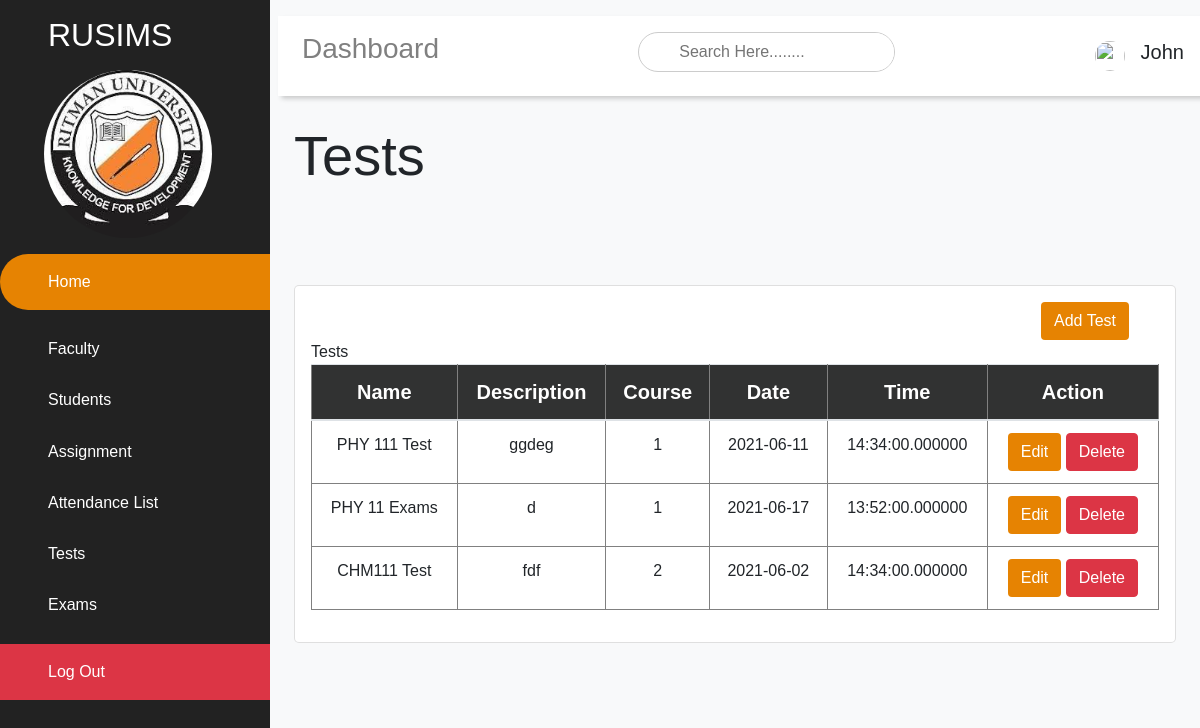
The app's page /staffs/test (signed in) with its own data.
### tables this page shows
CREATE TABLE `tests` (
  `id` int(30) NOT NULL,
  `name` varchar(30) NOT NULL,
  `description` varchar(100) NOT NULL,
  `course_id` int(30) NOT NULL,
  `department_id` varchar(30) NOT NULL,
  `date` date NOT NULL,
  `time` time(6) DEFAULT NULL,
  `created_at` timestamp NOT NULL DEFAULT CURRENT_TIMESTAMP,
  `updated_at` timestamp NOT NULL DEFAULT CURRENT_TIMESTAMP ON UPDATE CURRENT_TIMESTAMP
);

### app/libraries/Core.php (called while the page is built, shortened)
<?php
class Core
{
    protected $currentMethod = 'index';
    public function __construct()
    {
        $url = $this->geturl();
        if (file_exists('../app/controllers/' . ucwords($url[0]) . '.php')) {
            unset($url[0]);
        }
        $this->currentController = new $this->currentController;
        if (isset($url[1])) {
            if (method_exists($this->currentController, $url[1])) {
                $this->currentMethod=$url[1];
                unset($url[1]);
            }
        }
        $this->params=$url ? array_values($url):[];
         call_user_func_array([$this->currentController,
         $this->currentMethod], $this->params);
    }
    public function geturl()
    {
        if (isset($_GET['url'])) {
            $url = rtrim($_GET['url'], '/');
            $url = filter_var($url, FILTER_SANITIZE_URL);
            $url = explode('/', $url);
            return $url;
        }
    }
}

### public/index.php (called while the page is built, shortened)
<?php
$init  = new Core;
?>

### app/libraries/Database.php (called while the page is built, shortened)
<?php
class Database
{
    private $host = DB_HOST;
    private $user = DB_USER;
    private $pass = DB_PASS;
    private $dbname = DB_NAME;
    private $dbh;
    private $stmt;
    public function __construct()
    {
        $dsn = 'mysql:host=' . $this->host . ';dbname=' . $this->dbname;
        $options = array(
            PDO::ATTR_PERSISTENT => true,
            PDO::ATTR_ERRMODE => PDO::ERRMODE_EXCEPTION
        );
        try {
            $this->dbh = new PDO($dsn, $this->user, $this->pass, $options);
        } catch (PDOException $e) {
            $this->error = $e->getMessage();
            echo $this->error;
        }
    }
    public function query($sql)
    {
        $this->stmt = $this->dbh->prepare($sql);
    }
    public function execute()
    {
        return $this->stmt->execute();
    }
    public function resultSet()
    {
        $this->execute();
        return $this->stmt->fetchAll(PDO::FETCH_OBJ);
    }
}

### app/models/Test.php (called while the page is built, shortened)
<?php
class Test
{
    private $db;
    public function __construct()
    {
        $this->db = new Database;
    }
    public function getTests()
    {
        $this->db->query('SELECT * FROM tests');
        return $this->db->resultSet();
    }
}

### app/views/staffs/test.php (the view, shortened to what this page needs)
<?php require APPROOT . '/views/staffs/inc/header.php'; ?>
<div class="main-content">
    <?php require APPROOT . '/views/staffs/inc/navbar.php'; ?>
    <link rel="stylesheet" href="<?= URLROOT ?>/css/calendar.css">
    <main>
        <section>
            <div class="attendance">
                <h2 class="display-4">Tests</h2>
                <section class="attendance">
                    <div class="mt-5 pt-5">
                        <div class="card">
                            <div class="card-body">
                                <div class="col-md-12">
                                    <div class="col-md-4 ml-auto text-right">
                                        <a href="<?= URLROOT ?>/staffs/addtest" class="btn bg-other text-white ml-auto">Add Test</a>
                                    </div>
                                </div>
                                <div class="card-title mb-0">Tests</div>
                                <div class="table-responsive">
                                    <table class="table text-left">
                                        <thead>
                                            <tr class="bg-light text-dark">
                                                <th> Name </th>
                                                <th> Description</th>
                                                <th> Course</th>
                                                <th> Date</th>
                                                <th> Time</th>
                                                <th> Action</th>
                                            </tr>
                                        </thead>
                                        <tbody>
                                            <?php foreach ($data['test'] as $test) : ?>
                                                <tr>
                                                    <td><?= $test->name ?></td>
                                                    <td><?= $test->description ?></td>
                                                    <td><?= $test->course_id ?></td>
                                                    <td><?= $test->date ?></td>
                                                    <td><?= $test->time ?></td>
                                                    <td>
                                                        <a href="" class="btn bg-other text-white">Edit</a>
                                                        <a href="" class="btn btn-danger">Delete</a>
                                                    </td>
                                                </tr>
                                            <?php endforeach; ?>
                                </div>
                            </div>
                        </div>
                    </div>
                </section>
            </div>
        </section>
    </main>
</div>
<?php require APPROOT . '/views/staffs/inc/footer.php'; ?>

### public/css/staff/dashboard.css (style rules this page uses)
* { margin: 0; padding: 0; box-sizing: border-box; list-style-type: none; text-decoration: none; font-family: 'Popping', sans-serif; }
.main-content { transition: margin-left 300ms; margin-left: 270px; }
.main-content { transition: margin-left 300ms; }
main { margin-top: 90px; padding: 2rem 1.5rem; min-height: calc(100vh - 90px); }
main table { width: 100%; }
main table tr th { background: rgba(0,0,0,0.8); color: white; }
main table tr th, main table tr td { text-align: center; padding: 10px; border: 1px solid gray; margin: none; }
main table th { font-weight: bold; font-size: 20px; }
.card { background: #fff; border-radius: 5px; }
.card-body { padding: 1rem; }

### public/css/layout.css (style rules this page uses)
.bg-other { background: rgb(230, 131, 2) !important; }

### public/css/dashboard/dashboard.css (style rules this page uses)
* { margin: 0; padding: 0; box-sizing: border-box; list-style-type: none; text-decoration: none; font-family: 'Popping', sans-serif; }
.main-content { transition: margin-left 300ms; margin-left: 270px; }
.main-content { transition: margin-left 300ms; }
main { margin-top: 90px; padding: 2rem 1.5rem; min-height: calc(100vh - 90px); }
main table { width: 100%; }
main table tr th { background: rgba(0,0,0,0.8); color: white; }
main table tr th, main table tr td { text-align: center; padding: 10px; border: 1px solid gray; margin: none; }
main table th { font-weight: bold; font-size: 20px; }
.card { background: #fff; border-radius: 5px; }
.card-body { padding: 1rem; }

### public/css/calendar.css (style rules this page uses)
body { font-family: Verdana, sans-serif; }

### records on screen
tests: name "PHY 111 Test", description "ggdeg", course "1", date "2021-06-11", time "14:34:00.000000"
tests: name "PHY 11 Exams", description "d", course "1", date "2021-06-17", time "13:52:00.000000"
tests: name "CHM111 Test", description "fdf", course "2", date "2021-06-02", time "14:34:00.000000"

### other values on screen
$_SESSION['user_name'] "John"
